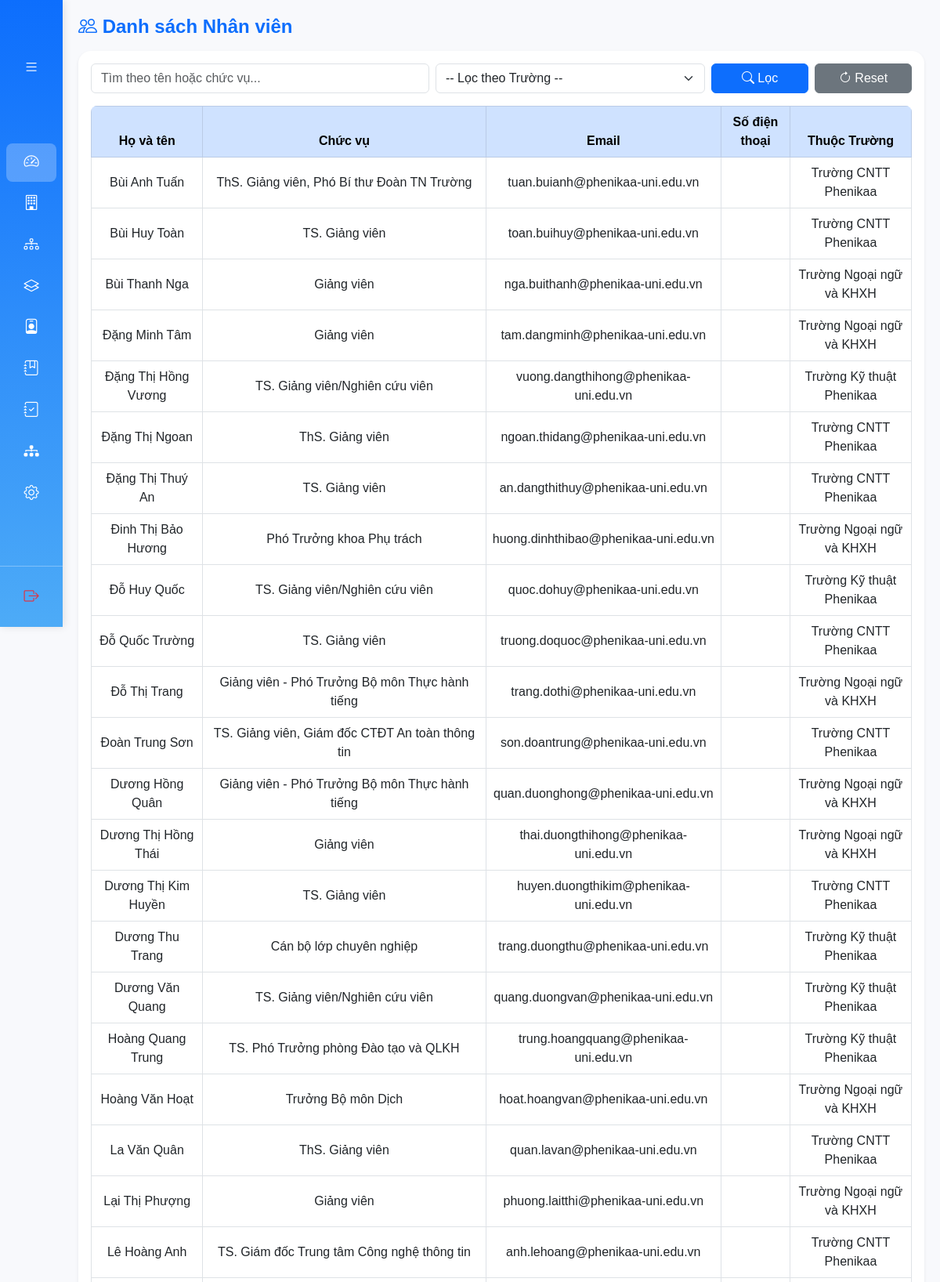
The app's page /modules/employees/index_sv.php (upper part) with its own data.
### tables this page shows
CREATE TABLE IF NOT EXISTS employees (
  stt INT AUTO_INCREMENT PRIMARY KEY,
  tenNV VARCHAR(255) NOT NULL,
  chucVu VARCHAR(255) NOT NULL,
  email VARCHAR(255),
  soDienThoai VARCHAR(20),
  matruong VARCHAR(50),
  FOREIGN KEY (matruong) REFERENCES schools(matruong)
    ON DELETE SET NULL
    ON UPDATE CASCADE
) AUTO_INCREMENT=1;

CREATE TABLE IF NOT EXISTS schools (
  stt INT AUTO_INCREMENT PRIMARY KEY,
  name VARCHAR(255) NOT NULL,
  maDH VARCHAR(50) NOT NULL,
  matruong VARCHAR(50) UNIQUE
);

### config/i18n.php (called while the page is built, shortened)
<?php
$availableLangs = ['vi', 'en'];
$requestedLang = $_GET['lang'] ?? null;
$lang = $requestedLang && in_array($requestedLang, $availableLangs, true)
  ? $requestedLang
  : ($_SESSION['lang'] ?? 'vi');
$translations = [];
function load_lang(string $domain): void {
  global $lang, $translations;
  $path = __DIR__ . '/../lang/' . $lang . '/' . $domain . '.php';
  if (is_file($path)) {
    $data = require $path;
    if (is_array($data)) {
      $translations = array_merge($translations, $data);
    }
  }
}
function t(string $key, array $vars = []): string {
  global $translations;
  $text = $translations[$key] ?? $key;
  if (!$vars) {
    return $text;
  }
  $replace = [];
  return strtr($text, $replace);
}
function current_lang(): string {
  global $lang;
  return $lang;
}
function t_data(
  string $entityType,
  string $entityId,
  string $field,
  string $sourceText,
  string $sourceLang = 'vi'
): string {
  $lang = current_lang();
  if ($lang === $sourceLang) {
    return $sourceText;
  }
  return translate_cache_text($entityType, $entityId, $field, $sourceText, $lang, $sourceLang);
}

### lang/vi/common.php (called while the page is built)
<?php
return [
  'common.title_admin' => 'ADMIN',
  'common.title_lecturer_system' => 'Hệ thống Quản lý Giảng viên',
  'common.title_student_system' => 'Hệ thống Sinh viên ',
  'common.group_name' => 'Nhóm 13',
  'common.home' => 'Trang chủ',
  'common.schools' => 'Trường',
  'common.faculties' => 'Khoa',
  'common.majors' => 'Ngành',
  'common.departments' => 'Phòng ban',
  'common.approve_reject_proposals' => 'Chấp nhận / Từ chối đề xuất',
  'common.org_structure' => 'Cơ cấu tổ chức',
  'common.programs_abbrev' => 'CTĐT',
  'common.training_programs' => 'Chương trình đào tạo',
  'common.staff' => 'Nhân viên',
  'common.manage_course_regs' => 'Quản lý đăng ký học phần',
  'common.sign_out' => 'Đăng xuất',
  'common.system_name' => 'Hệ thống quản lý',
  'common.hello' => 'Xin chào',
  'common.dashboard' => 'Bảng điều khiển',
  'common.lecturers' => 'Giảng viên',
  'common.students' => 'Sinh viên',
  'common.my_proposals' => 'Đề xuất của tôi',
  'common.propose_structure_change' => 'Đề xuất thay đổi cơ cấu',
  'common.course_registration' => 'Đăng ký học phần',
  'common.settings' => 'Cài đặt',
  'common.view' => 'Xem',
  'common.view_details' => 'Xem chi tiết',
  'common.language' => 'Ngôn ngữ',
  'common.lang_vi' => 'Tiếng Việt',
  'common.lang_en' => 'Tiếng Anh',
  'common.pending_proposals' => 'Đề xuất chờ duyệt',
  'common.search' => 'Tìm kiếm',
  'common.reset' => 'Reset',
  'common.filter' => 'Lọc',
  'common.add_new' => 'Thêm mới',
  'common.actions' => 'Thao tác',
  'common.delete_selected' => 'Xóa các mục đã chọn',
  'common.confirm_delete_title' => 'Xác nhận xóa',
  'common.confirm_delete_text' => 'Hành động này không thể hoàn tác!',
  'common.confirm_delete_button' => 'Xóa',
  'common.cancel' => 'Hủy',
  'common.edit' => 'Sửa',
  'common.delete' => 'Xóa',
  'common.success_title' => 'Thành công!',
  'common.error_title' => 'Lỗi!',
  'common.deleted_title' => 'Đã xóa!',
  'common.save' => 'Lưu',
  'common.save_changes' => 'Lưu thay đổi',
  'common.back' => 'Quay lại',
  'common.no_data' => 'Không có dữ liệu phù hợp.',
  'common.code' => 'Mã',
  'common.name' => 'Tên',
  'common.status' => 'Trạng thái',
];

### modules/employees/index_sv.php (the view, shortened to what this page needs)
<?php
include "../../config/db.php";
include "../../layout/header_sv.php";
include "../../layout/sidebar_sv.php";
?>
<div class="content">
  <h4 class="fw-semibold mb-3 text-primary">
    <i class="bi bi-people"></i> <?= t('employees.list_title') ?>
  </h4>
  <div class="card shadow-sm border-0 rounded-4">
    <div class="card-body">
      <form class="row g-2 mb-3" method="GET">
        <div class="col-md-5">
          <input type="text" name="search" class="form-control"
               placeholder="<?= t('employees.search_placeholder') ?>"
                 value="<?= isset($_GET['search']) ? htmlspecialchars($_GET['search']) : '' ?>">
        </div>
        <div class="col-md-4">
          <select name="filter_school" class="form-select">
            <option value=""><?= t('employees.filter_school') ?></option>
          </select>
        </div>
        <div class="col-md-3 d-flex gap-2">
          <button type="submit" class="btn btn-primary w-50"><i class="bi bi-search"></i> <?= t('common.filter') ?></button>
          <a href="index_sv.php" class="btn btn-secondary w-50"><i class="bi bi-arrow-clockwise"></i> <?= t('common.reset') ?></a>
        </div>
      </form>
      <table class="table table-bordered align-middle text-center table-hover">
        <thead class="table-primary">
          <tr>
            <th><?= t('employees.name') ?></th>
            <th><?= t('employees.position') ?></th>
            <th><?= t('employees.email') ?></th>
            <th><?= t('employees.phone') ?></th>
            <th><?= t('employees.school') ?></th>
          </tr>
        </thead>
        <tbody>
          <?php
            $sql = "SELECT e.stt, e.tenNV, e.chucVu, e.email, e.soDienThoai, s.maTruong AS maTruong, s.name AS tenTruong
                  FROM employees e
                  LEFT JOIN schools s ON e.maTruong = s.maTruong
                  WHERE 1";
          $sql .= " ORDER BY e.tenNV ASC";
          $stmt = $conn->prepare($sql);
          $stmt->execute();
          $result = $stmt->get_result();
          if ($result && $result->num_rows > 0) {
              while ($row = $result->fetch_assoc()) {
                  $staffName = t_data('employees', (string)$row['stt'], 'tenNV', (string)$row['tenNV']);
                  $positionName = t_data('employees', (string)$row['stt'], 'chucVu', (string)$row['chucVu']);
                  $schoolName = t_data('schools', (string)$row['maTruong'], 'name', (string)$row['tenTruong']);
                  echo "<tr>
                          <td>{$staffName}</td>
                          <td>{$positionName}</td>
                          <td>{$row['email']}</td>
                          <td>{$row['soDienThoai']}</td>
                          <td>{$schoolName}</td>
                        </tr>";
              }
          } else {
              echo "<tr><td colspan='5' class='text-muted'>" . t('employees.no_match') . "</td></tr>";
          }
          ?>
        </tbody>
      </table>
    </div>
  </div>
</div>
<?php include "../../layout/footer_sv.php"; ?>

### layout/header_sv.php (style rules this page uses)
body { font-family: "Poppins", sans-serif; background-color: #f8f9fc; margin: 0; overflow-x: hidden; }
.content { margin-left: 80px; padding: 20px; transition: margin-left 0.3s ease; }
.table { border-radius: 8px; overflow: hidden; }
.card { border-radius: 12px; }

### records on screen
employees: tenNV "Bùi Anh Tuấn", chucVu "ThS. Giảng viên, Phó Bí thư Đoàn TN Trường", email "tuan.buianh@phenikaa-uni.edu.vn", schools.name "Trường CNTT Phenikaa"
employees: tenNV "Bùi Huy Toàn", chucVu "TS. Giảng viên", email "toan.buihuy@phenikaa-uni.edu.vn", schools.name "Trường CNTT Phenikaa"
employees: tenNV "Bùi Thanh Nga", chucVu "Giảng viên", email "nga.buithanh@phenikaa-uni.edu.vn", schools.name "Trường Ngoại ngữ và KHXH"
employees: tenNV "Đặng Minh Tâm", chucVu "Giảng viên", email "tam.dangminh@phenikaa-uni.edu.vn", schools.name "Trường Ngoại ngữ và KHXH"
employees: tenNV "Đặng Thị Hồng Vương", chucVu "TS. Giảng viên/Nghiên cứu viên", email "vuong.dangthihong@phenikaa-uni.edu.vn", schools.name "Trường Kỹ thuật Phenikaa"
employees: tenNV "Đặng Thị Ngoan", chucVu "ThS. Giảng viên", email "ngoan.thidang@phenikaa-uni.edu.vn", schools.name "Trường CNTT Phenikaa"
employees: tenNV "Đặng Thị Thuý An", chucVu "TS. Giảng viên", email "an.dangthithuy@phenikaa-uni.edu.vn", schools.name "Trường CNTT Phenikaa"
employees: tenNV "Đinh Thị Bảo Hương", chucVu "Phó Trưởng khoa Phụ trách", email "huong.dinhthibao@phenikaa-uni.edu.vn", schools.name "Trường Ngoại ngữ và KHXH"
employees: tenNV "Đỗ Huy Quốc", chucVu "TS. Giảng viên/Nghiên cứu viên", email "quoc.dohuy@phenikaa-uni.edu.vn", schools.name "Trường Kỹ thuật Phenikaa"
employees: tenNV "Đỗ Quốc Trường", chucVu "TS. Giảng viên", email "truong.doquoc@phenikaa-uni.edu.vn", schools.name "Trường CNTT Phenikaa"
employees: tenNV "Đỗ Thị Trang", chucVu "Giảng viên - Phó Trưởng Bộ môn Thực hành tiếng", email "trang.dothi@phenikaa-uni.edu.vn", schools.name "Trường Ngoại ngữ và KHXH"
employees: tenNV "Đoàn Trung Sơn", chucVu "TS. Giảng viên, Giám đốc CTĐT An toàn thông tin", email "son.doantrung@phenikaa-uni.edu.vn", schools.name "Trường CNTT Phenikaa"
employees: tenNV "Dương Hồng Quân", chucVu "Giảng viên - Phó Trưởng Bộ môn Thực hành tiếng", email "quan.duonghong@phenikaa-uni.edu.vn", schools.name "Trường Ngoại ngữ và KHXH"
employees: tenNV "Dương Thị Hồng Thái", chucVu "Giảng viên", email "thai.duongthihong@phenikaa-uni.edu.vn", schools.name "Trường Ngoại ngữ và KHXH"
employees: tenNV "Dương Thị Kim Huyền", chucVu "TS. Giảng viên", email "huyen.duongthikim@phenikaa-uni.edu.vn", schools.name "Trường CNTT Phenikaa"
employees: tenNV "Dương Thu Trang", chucVu "Cán bộ lớp chuyên nghiệp", email "trang.duongthu@phenikaa-uni.edu.vn", schools.name "Trường Kỹ thuật Phenikaa"
employees: tenNV "Dương Văn Quang", chucVu "TS. Giảng viên/Nghiên cứu viên", email "quang.duongvan@phenikaa-uni.edu.vn", schools.name "Trường Kỹ thuật Phenikaa"
employees: tenNV "Hoàng Quang Trung", chucVu "TS. Phó Trưởng phòng Đào tạo và QLKH", email "trung.hoangquang@phenikaa-uni.edu.vn", schools.name "Trường Kỹ thuật Phenikaa"
employees: tenNV "Hoàng Văn Hoạt", chucVu "Trưởng Bộ môn Dịch", email "hoat.hoangvan@phenikaa-uni.edu.vn", schools.name "Trường Ngoại ngữ và KHXH"
employees: tenNV "La Văn Quân", chucVu "ThS. Giảng viên", email "quan.lavan@phenikaa-uni.edu.vn", schools.name "Trường CNTT Phenikaa"
employees: tenNV "Lại Thị Phượng", chucVu "Giảng viên", email "phuong.laitthi@phenikaa-uni.edu.vn", schools.name "Trường Ngoại ngữ và KHXH"
employees: tenNV "Lê Hoàng Anh", chucVu "TS. Giám đốc Trung tâm Công nghệ thông tin", email "anh.lehoang@phenikaa-uni.edu.vn", schools.name "Trường CNTT Phenikaa"

### other values on screen
t('employees.list_title') "Danh sách Nhân viên"
t('common.filter') "Lọc"
t('common.reset') "Reset"
t('employees.name') "Họ và tên"
t('employees.position') "Chức vụ"
t('employees.email') "Email"
t('employees.phone') "Số điện thoại"
t('employees.school') "Thuộc Trường"
form field filter_school "-- Lọc theo Trường --"
